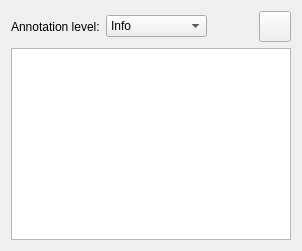
                   <widget class="QWidget" name="tb_annotations">
                    <attribute name="title">
                     <string>Annotations</string>
                    </attribute>
                    <layout class="QGridLayout" name="gridLayout_4" columnstretch="0,0,0,0">
                     <item row="1" column="0">
                      <widget class="QLabel" name="label_3">
                       <property name="text">
                        <string>Annotation level:</string>
                       </property>
                      </widget>
                     </item>
                     <item row="5" column="0" colspan="4">
                      <widget class="QTextEdit" name="te_annotations"/>
                     </item>
                     <item row="1" column="1">
                      <widget class="QComboBox" name="cb_annotation_level">
                       <property name="sizeAdjustPolicy">
                        <enum>QComboBox::AdjustToContents</enum>
                       </property>
                       <item>
                        <property name="text">
                         <string>Info</string>
                        </property>
                        <property name="icon">
                         <iconset>
                          <normalon>:/annotation_level/resources/Info.png</normalon>
                         </iconset>
                        </property>
                       </item>
                       <item>
                        <property name="text">
                         <string>OK</string>
                        </property>
                        <property name="icon">
                         <iconset>
                          <normalon>:/annotation_level/resources/OK.png</normalon>
                         </iconset>
                        </property>
                       </item>
                       <item>
                        <property name="text">
                         <string>Warning</string>
                        </property>
                        <property name="icon">
                         <iconset>
                          <normalon>:/annotation_level/resources/Warning.png</normalon>
                         </iconset>
                        </property>
                       </item>
                       <item>
                        <property name="text">
                         <string>Error</string>
                        </property>
                        <property name="icon">
                         <iconset>
                          <normalon>:/annotation_level/resources/Error.png</normalon>
                         </iconset>
                        </property>
                       </item>
                       <item>
                        <property name="text">
                         <string>Critical</string>
                        </property>
                        <property name="icon">
                         <iconset>
                          <normalon>:/annotation_level/resources/Danger.png</normalon>
                         </iconset>
                        </property>
                       </item>
                       <item>
                        <property name="text">
                         <string>Source issue</string>
                        </property>
                        <property name="icon">
                         <iconset>
                          <normalon>:/annotation_level/resources/Problem.png</normalon>
                         </iconset>
                        </property>
                       </item>
                       <item>
                        <property name="text">
                         <string>Unknown</string>
                        </property>
                        <property name="icon">
                         <iconset>
                          <normalon>:/annotation_level/resources/Help.png</normalon>
                         </iconset>
                        </property>
                       </item>
                      </widget>
                     </item>
                     <item row="1" column="3">
                      <widget class="QToolButton" name="bt_delete_annotation">
                       <property name="text">
                        <string/>
                       </property>
                       <property name="icon">
                        <iconset>
                         <normalon>:/annotation_level/resources/Delete.png</normalon>
                        </iconset>
                       </property>
                       <property name="iconSize">
                        <size>
                         <width>24</width>
                         <height>24</height>
                        </size>
                       </property>
                      </widget>
                     </item>
                     <item row="1" column="2">
                      <spacer name="horizontalSpacer">
                       <property name="orientation">
                        <enum>Qt::Horizontal</enum>
                       </property>
                       <property name="sizeHint" stdset="0">
                        <size>
                         <width>40</width>
                         <height>20</height>
                        </size>
                       </property>
                      </spacer>
                     </item>
                    </layout>
                   </widget>
